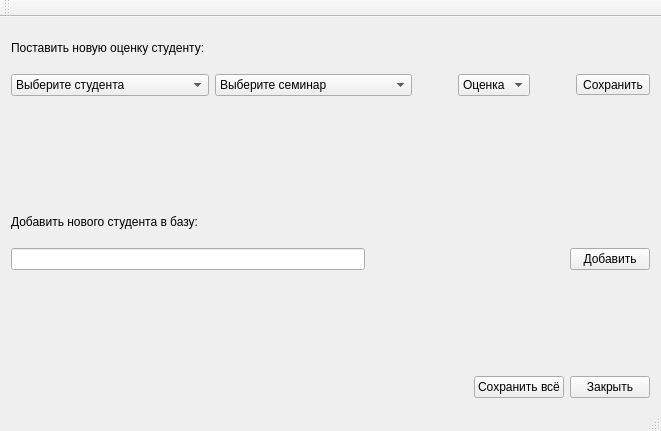
<?xml version="1.0" encoding="UTF-8"?>
<ui version="4.0">
 <class>MainWindow</class>
 <widget class="QMainWindow" name="MainWindow">
  <property name="geometry">
   <rect>
    <x>0</x>
    <y>0</y>
    <width>661</width>
    <height>431</height>
   </rect>
  </property>
  <property name="windowTitle">
   <string>MainWindow</string>
  </property>
  <property name="iconSize">
   <size>
    <width>20</width>
    <height>30</height>
   </size>
  </property>
  <widget class="QWidget" name="centralWidget">
   <layout class="QVBoxLayout" name="verticalLayout">
    <item>
     <widget class="QLabel" name="label_2">
      <property name="text">
       <string>Поставить новую оценку студенту:</string>
      </property>
     </widget>
    </item>
    <item>
     <layout class="QHBoxLayout" name="horizontalLayout">
      <item>
       <widget class="QComboBox" name="studentBox">
        <property name="sizePolicy">
         <sizepolicy hsizetype="Expanding" vsizetype="Fixed">
          <horstretch>3</horstretch>
          <verstretch>0</verstretch>
         </sizepolicy>
        </property>
        <property name="iconSize">
         <size>
          <width>20</width>
          <height>16</height>
         </size>
        </property>
        <item>
         <property name="text">
          <string>Выберите студента</string>
         </property>
        </item>
        <item>
         <property name="text">
          <string>--</string>
         </property>
        </item>
       </widget>
      </item>
      <item>
       <widget class="QComboBox" name="seminarBox">
        <property name="sizePolicy">
         <sizepolicy hsizetype="Expanding" vsizetype="Fixed">
          <horstretch>3</horstretch>
          <verstretch>0</verstretch>
         </sizepolicy>
        </property>
        <item>
         <property name="text">
          <string>Выберите семинар</string>
         </property>
        </item>
        <item>
         <property name="text">
          <string>--</string>
         </property>
        </item>
        <item>
         <property name="text">
          <string>1</string>
         </property>
        </item>
        <item>
         <property name="text">
          <string>2</string>
         </property>
        </item>
        <item>
         <property name="text">
          <string>3</string>
         </property>
        </item>
        <item>
         <property name="text">
          <string>4</string>
         </property>
        </item>
        <item>
         <property name="text">
          <string>5</string>
         </property>
        </item>
        <item>
         <property name="text">
          <string>6</string>
         </property>
        </item>
        <item>
         <property name="text">
          <string>7</string>
         </property>
        </item>
        <item>
         <property name="text">
          <string>8</string>
         </property>
        </item>
       </widget>
      </item>
      <item>
       <spacer name="horizontalSpacer_5">
        <property name="orientation">
         <enum>Qt::Horizontal</enum>
        </property>
        <property name="sizeHint" stdset="0">
         <size>
          <width>40</width>
          <height>20</height>
         </size>
        </property>
       </spacer>
      </item>
      <item>
       <widget class="QComboBox" name="markBox">
        <property name="sizePolicy">
         <sizepolicy hsizetype="Preferred" vsizetype="Fixed">
          <horstretch>0</horstretch>
          <verstretch>0</verstretch>
         </sizepolicy>
        </property>
        <item>
         <property name="text">
          <string>Оценка</string>
         </property>
        </item>
        <item>
         <property name="text">
          <string>--</string>
         </property>
        </item>
        <item>
         <property name="text">
          <string>Н</string>
         </property>
        </item>
        <item>
         <property name="text">
          <string>П</string>
         </property>
        </item>
        <item>
         <property name="text">
          <string>Р</string>
         </property>
        </item>
       </widget>
      </item>
      <item>
       <spacer name="horizontalSpacer_3">
        <property name="orientation">
         <enum>Qt::Horizontal</enum>
        </property>
        <property name="sizeHint" stdset="0">
         <size>
          <width>40</width>
          <height>20</height>
         </size>
        </property>
       </spacer>
      </item>
      <item>
       <widget class="QToolButton" name="saveButton">
        <property name="text">
         <string>Сохранить</string>
        </property>
       </widget>
      </item>
     </layout>
    </item>
    <item>
     <spacer name="verticalSpacer">
      <property name="orientation">
       <enum>Qt::Vertical</enum>
      </property>
      <property name="sizeType">
       <enum>QSizePolicy::Preferred</enum>
      </property>
      <property name="sizeHint" stdset="0">
       <size>
        <width>20</width>
        <height>100</height>
       </size>
      </property>
     </spacer>
    </item>
    <item>
     <widget class="QLabel" name="label">
      <property name="text">
       <string>Добавить нового студента в базу:</string>
      </property>
     </widget>
    </item>
    <item>
     <layout class="QHBoxLayout" name="horizontalLayout_2">
      <property name="spacing">
       <number>5</number>
      </property>
      <item>
       <widget class="QLineEdit" name="nameEdit"/>
      </item>
      <item>
       <spacer name="horizontalSpacer">
        <property name="orientation">
         <enum>Qt::Horizontal</enum>
        </property>
        <property name="sizeType">
         <enum>QSizePolicy::Preferred</enum>
        </property>
        <property name="sizeHint" stdset="0">
         <size>
          <width>200</width>
          <height>5</height>
         </size>
        </property>
       </spacer>
      </item>
      <item>
       <widget class="QPushButton" name="addButton">
        <property name="text">
         <string>Добавить</string>
        </property>
        <property name="iconSize">
         <size>
          <width>20</width>
          <height>5</height>
         </size>
        </property>
       </widget>
      </item>
     </layout>
    </item>
    <item>
     <spacer name="verticalSpacer_2">
      <property name="orientation">
       <enum>Qt::Vertical</enum>
      </property>
      <property name="sizeType">
       <enum>QSizePolicy::Maximum</enum>
      </property>
      <property name="sizeHint" stdset="0">
       <size>
        <width>20</width>
        <height>100</height>
       </size>
      </property>
     </spacer>
    </item>
    <item>
     <layout class="QHBoxLayout" name="horizontalLayout_3">
      <item>
       <spacer name="horizontalSpacer_2">
        <property name="orientation">
         <enum>Qt::Horizontal</enum>
        </property>
        <property name="sizeHint" stdset="0">
         <size>
          <width>40</width>
          <height>20</height>
         </size>
        </property>
       </spacer>
      </item>
      <item>
       <widget class="QPushButton" name="saveallButton">
        <property name="text">
         <string>Сохранить всё</string>
        </property>
       </widget>
      </item>
      <item>
       <widget class="QPushButton" name="closeButton">
        <property name="text">
         <string>Закрыть</string>
        </property>
       </widget>
      </item>
     </layout>
    </item>
   </layout>
  </widget>
  <widget class="QMenuBar" name="menuBar">
   <property name="geometry">
    <rect>
     <x>0</x>
     <y>0</y>
     <width>661</width>
     <height>20</height>
    </rect>
   </property>
  </widget>
  <widget class="QToolBar" name="mainToolBar">
   <attribute name="toolBarArea">
    <enum>TopToolBarArea</enum>
   </attribute>
   <attribute name="toolBarBreak">
    <bool>false</bool>
   </attribute>
  </widget>
  <widget class="QStatusBar" name="statusBar"/>
 </widget>
 <layoutdefault spacing="6" margin="11"/>
 <resources/>
 <connections>
  <connection>
   <sender>closeButton</sender>
   <signal>clicked()</signal>
   <receiver>MainWindow</receiver>
   <slot>close()</slot>
   <hints>
    <hint type="sourcelabel">
     <x>608</x>
     <y>379</y>
    </hint>
    <hint type="destinationlabel">
     <x>634</x>
     <y>322</y>
    </hint>
   </hints>
  </connection>
 </connections>
 <slots>
  <slot>add_student()</slot>
 </slots>
</ui>
